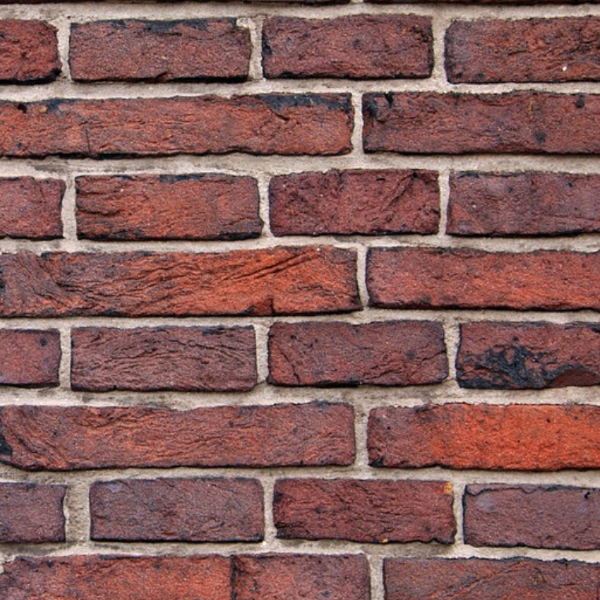
#> input picture DSP/Projekt/2.png, 600 x 600 px, given in place of , which was not available
$ jupyter execute Hough.ipynb
#> lines starting #> are read from the running program, lines starting #| are printed output that depends on the picture; after the words box and inside, x2 and y2 are one past the last pixel; in counts of white or black regions, pixels touching at a corner belong together; pictures that were not available may be replaced by others from this repository, and a replacement may not be noted
[cell 1]
import numpy as np
import matplotlib.pyplot as plt
from PIL import Image
from skimage.transform import hough_line, hough_line_peaks
from skimage.transform import probabilistic_hough_line
from skimage.feature import canny
from skimage.draw import line as draw_line
from skimage import data
import matplotlib.pyplot as plt
from matplotlib import cm

[cell 2]
def intersection_over_union(line_pixels, hough_pixels):
    intersection = np.logical_and(line_pixels, hough_pixels)
    union = np.logical_or(line_pixels, hough_pixels)
    iou = np.sum(intersection) / np.sum(union)
    return iou

### Wyświetla Furiera obrazu ###
def Furia(n):
#> called with n = ''
    obraz = Image.open(n)  # Podaj ścieżkę do swojego obrazu
#> obraz is the input picture: PIL image 600x600 RGBA; mean R, G, B, A 133.5, 93.6, 90.3, 255
    obraz = obraz.convert("L")  # Konwersja obrazu do odcieni szarości
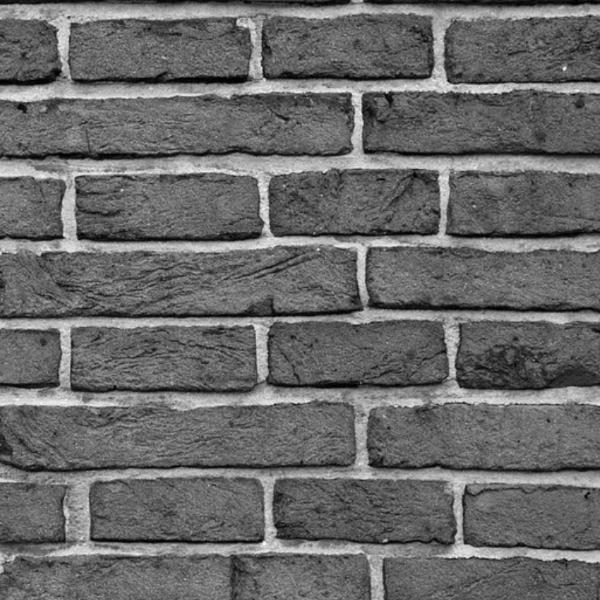
#> obraz: PIL image 600x600 L; min 0, max 249, mean 105.1
    dane_obrazu = np.array(obraz)

    # Wykonanie analizy widmowej Fouriera
    widmo = np.fft.fftshift(np.fft.fft2(dane_obrazu))
    widmo_amp = np.abs(widmo)

    # Wizualizacja wyników
    plt.figure(figsize=(10, 6))
    plt.subplot(1, 2, 1)
    plt.imshow(dane_obrazu, cmap='gray')
    plt.title('Obraz wejściowy')
    plt.axis('off')

    plt.subplot(1, 2, 2)
    plt.imshow(np.log(1 + widmo_amp), cmap='gray')
    plt.title('Widmo Fouriera')
    plt.axis('off')

    # [6 lines of commented-out code are left out]

    plt.tight_layout()
    plt.show()
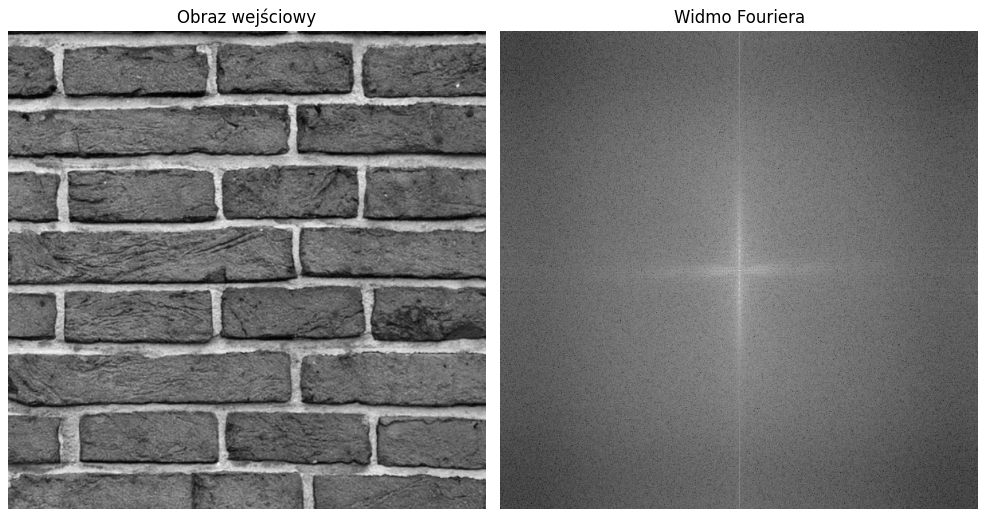
#> figure drawn by matplotlib, 2 panels
    return np.log(1 + widmo_amp)
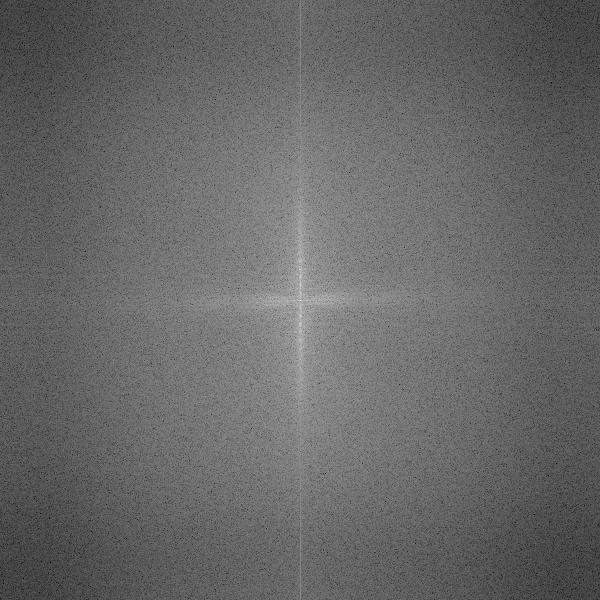
#> returned value: shape (600, 600) float64; min 1.58, max 17.45, mean 8.04; drawn with min black and max white

def linie(n):
    obraz = Image.open(n)  # Podaj ścieżkę do swojego obrazu
    obraz = obraz.convert("L")  # Konwersja obrazu do odcieni szarości
    dane_obrazu = np.array(obraz)

    # Wykonanie analizy widmowej Fouriera
    widmo = np.fft.fftshift(np.fft.fft2(dane_obrazu))
    widmo_amp = np.abs(widmo)

    # Wizualizacja wyników
    plt.figure(figsize=(10, 6))
    plt.subplot(1, 3, 1)
    plt.imshow(dane_obrazu, cmap='gray')
    plt.title('Obraz wejściowy')
    plt.axis('off')

    plt.subplot(1, 3, 2)
    plt.imshow(np.log(1 + widmo_amp), cmap='gray')
    plt.title('Widmo Fouriera')
    plt.axis('off')

    plt.subplot(1, 3, 3)
    plt.hist(widmo_amp_log.flatten(), bins=256, color='gray')
    plt.title('Histogram')
    plt.xlabel('Logarytm amplitudy')
    plt.ylabel('Liczebność')
    plt.grid(True)

    plt.tight_layout()
    plt.show()

def ile_lini(obraz):
    #obraz = Image.open(n)

    #obraz = obraz.convert("L")
    dane_obrazu = obraz


    accumulator, angles, distances = hough_line(dane_obrazu)
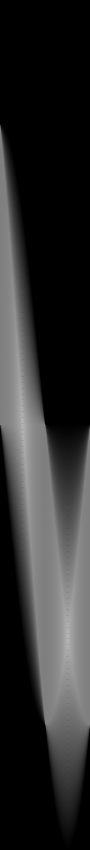
#> accumulator: shape (1699, 180) uint64 (shown at 1/2 size); min 0, max 1199, mean 211.9; drawn with min black and max white
#> angles = 180 values from -1.57 to 1.55; distances = 1699 values from -849 to 849
    peaks = hough_line_peaks(accumulator, angles, distances)
    x0, y0, x1, y1 = 50, 100, 200, 150
    line_pixels = np.zeros_like(dane_obrazu, dtype=bool)
    line_pixels[y0:y1, x0:x1] = True
    iou_scores = []
    selected_lines = []
    cons=0
    for _, angle, dist in zip(*peaks):
        y_hough = (dist - np.arange(dane_obrazu.shape[1]) * np.cos(angle)) / np.sin(angle)
        x_hough = np.arange(dane_obrazu.shape[1])
        hough_pixels = np.zeros_like(dane_obrazu, dtype=bool)
        y_hough = np.round(y_hough).astype(int)
        valid_indices = np.where((y_hough >= 0) & (y_hough < dane_obrazu.shape[0]))
        y_hough = y_hough[valid_indices]
        x_hough = x_hough[valid_indices]
        hough_pixels[y_hough, x_hough] = True

        iou = intersection_over_union(line_pixels, hough_pixels)
        iou_scores.append(iou)

        if iou >= 0.007:  # Dostosuj wartość progową dla współczynnika zgodności
            selected_lines.append((angle, dist))
            cons=cons+1
#> this loop made 60 passes
#> (angle, dist, iou, cons) on passes 25, 33: (1.27, 184, 0.00734, 1), (1.33, 152, 0.0189, 2)
#> (angle, dist, iou) on passes 1 to 6: (0.785, 424, 0), (-0.785, 1, 0.00621), (1.01, 321, 0), (0.559, 321, 0), (-0.559, 184, 0), (-1.01, -175, 0)
#> pass 1, in intersection_over_union, `union = np.logical_or(line_pixels, hough_pixels)`:
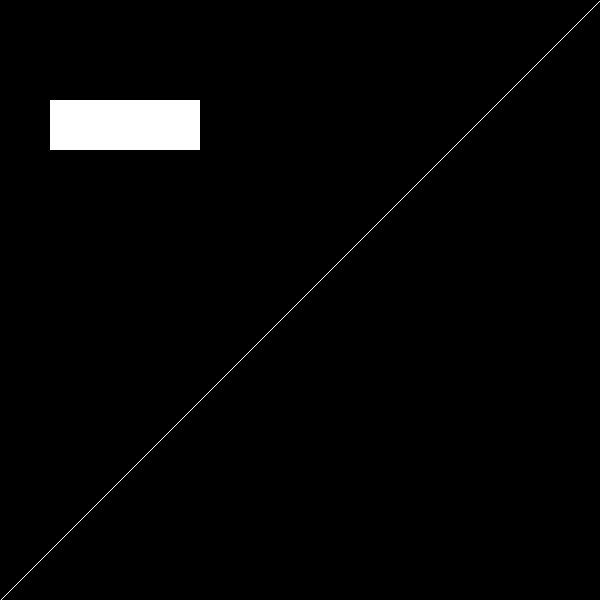
#> union: shape (600, 600) bool; 2.2% white; 2 white regions, box (x1, y1, x2, y2) and area: (50, 100, 200, 150) 7500, (1, 1, 600, 600) 599
#> pass 2, in intersection_over_union (call 2), `union = np.logical_or(line_pixels, hough_pixels)`:
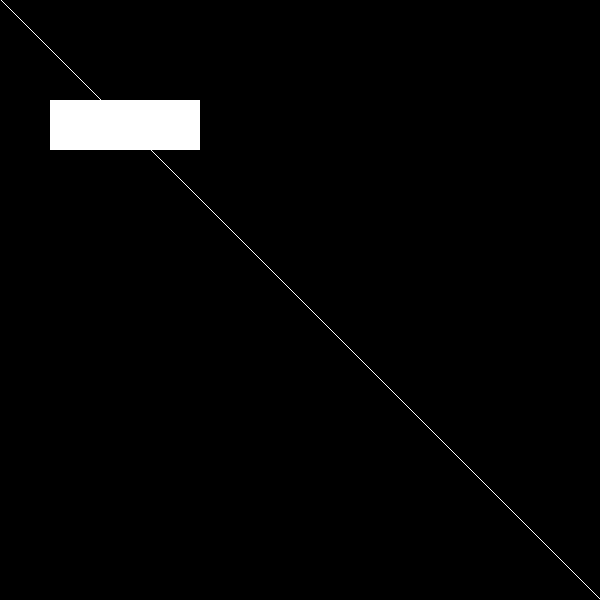
#> union: shape (600, 600) bool; 2.2% white; 1 white region, box (x1, y1, x2, y2) and area: (1, 0, 600, 599) 8049
#> after the loop:
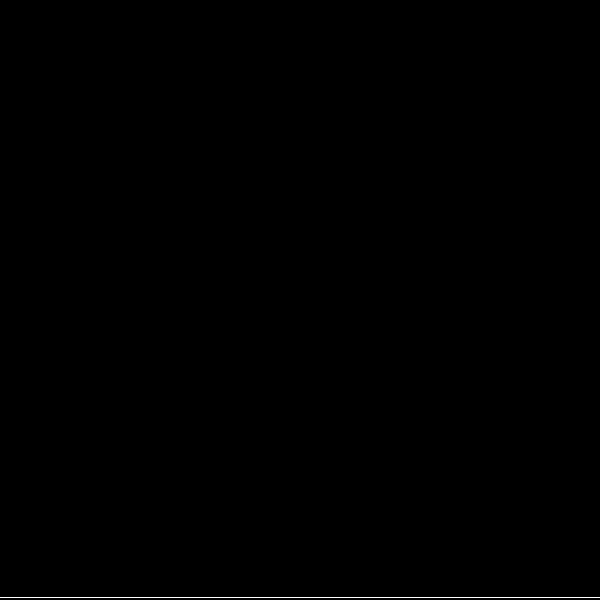
#> hough_pixels: shape (600, 600) bool; 0.17% white in thin lines or dots, all inside (x1, y1, x2, y2) = (0, 597, 600, 598)
#> after the loop:
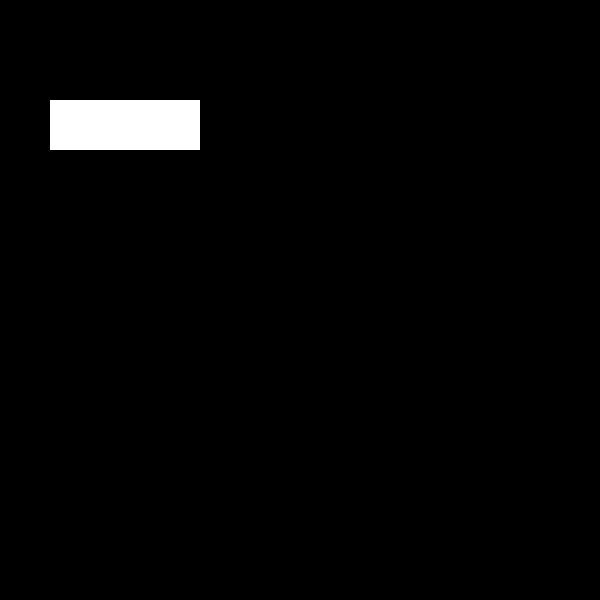
#> line_pixels: shape (600, 600) bool; 2.1% white; 1 white region, box (x1, y1, x2, y2) and area: (50, 100, 200, 150) 7500
#> after the loop, cons = 2; iou_scores = 60 values, max 0.0189 at index 32, min 0 at index 0, mean 0.000762; selected_lines = [(1.27, 184), (1.33, 152)]

    # Wyświetlenie najbardziej znaczących linii
    for angle, dist in selected_lines:
        y_hough = (dist - np.arange(dane_obrazu.shape[1]) * np.cos(angle)) / np.sin(angle)
        x_hough = np.arange(dane_obrazu.shape[1])
        y_hough = np.round(y_hough).astype(int)
        valid_indices = np.where((y_hough >= 0) & (y_hough < dane_obrazu.shape[0]))
        y_hough = y_hough[valid_indices]
        x_hough = x_hough[valid_indices]
#> this loop made 2 passes
        # [6 lines of commented-out code are left out]
    return cons

[cell 3]
def main():
    print("Program do analizy obrazu")
    print("Podaj ścieżkę do pliku obrazu (np. fields.jpg):")
    sciezka_do_obrazu = input()
    try:
        furr = Furia(sciezka_do_obrazu)
        liczba_linii = ile_lini(furr)
#> liczba_linii = 2

        if liczba_linii > 2:
            print("Działalność ludzka jest całkiem prawdopodobna.")
        else:
            print("Działalność ludzka jest wątpliwa.")

        print(f"Liczba wykrytych linii: {liczba_linii}")
#| Liczba wykrytych linii: 2
    except Exception as e:
        print(f"Wystąpił błąd: {e}")


if __name__ == "__main__":
    main()

[cell 4]
def load_and_process_image(file_path):
    img = Image.open(file_path)  # Wczytaj obraz
    img = img.convert("L")  # Konwersja obrazu na odcienie szarości
    img = np.array(img)  # Konwersja na tablicę numpy
    return img

def funfun(dane_obrazu):
    image = dane_obrazu
    edges = canny(image, 2, 1, 25)
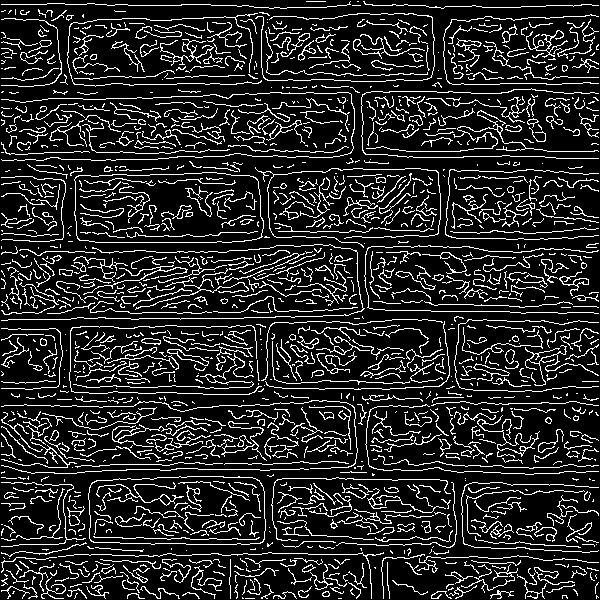
#> edges: shape (600, 600) bool; 15.2% white in thin lines or dots
    lines = probabilistic_hough_line(edges, threshold=10, line_length=5, line_gap=3)
#> lines = 4596 items

    fig, axes = plt.subplots(1, 3, figsize=(15, 5), sharex=True, sharey=True)
    ax = axes.ravel()

    ax[0].imshow(image, cmap=cm.gray)
    ax[0].set_title('Input image')

    ax[1].imshow(edges, cmap=cm.gray)
    ax[1].set_title('Canny edges')

    ax[2].imshow(edges * 0)
    for line in lines:
        p0, p1 = line
        ax[2].plot((p0[0], p1[0]), (p0[1], p1[1]))
#> this loop made 4596 passes
#> (p0, p1) on passes 1 to 3: ((252, 45), (248, 28)), ((170, 460), (165, 459)), ((308, 245), (316, 244))
    ax[2].set_xlim((0, image.shape[1]))
    ax[2].set_ylim((image.shape[0], 0))
    ax[2].set_title('Probabilistic Hough')

    for a in ax:
        a.set_axis_off()

    plt.tight_layout()
    plt.show()
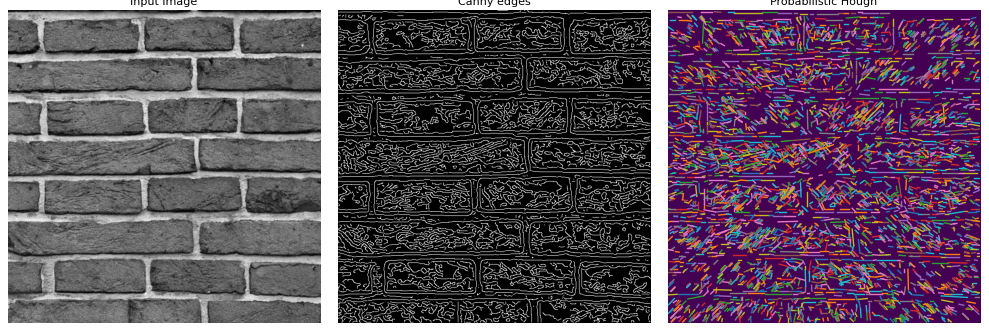
#> figure drawn by matplotlib, 3 panels

def main():
    print("Program do analizy obrazu")
    print("Podaj ścieżkę do pliku obrazu (np. fields.jpg):")
    sciezka_do_obrazu = input()
    try:
        image = load_and_process_image(sciezka_do_obrazu)  # Wczytaj i przetwórz obraz
        funfun(image)
    except Exception as e:
        print(f"Wystąpił błąd: {e}")

if __name__ == "__main__":
    main()

$ run again, on DSP/Projekt/3.png
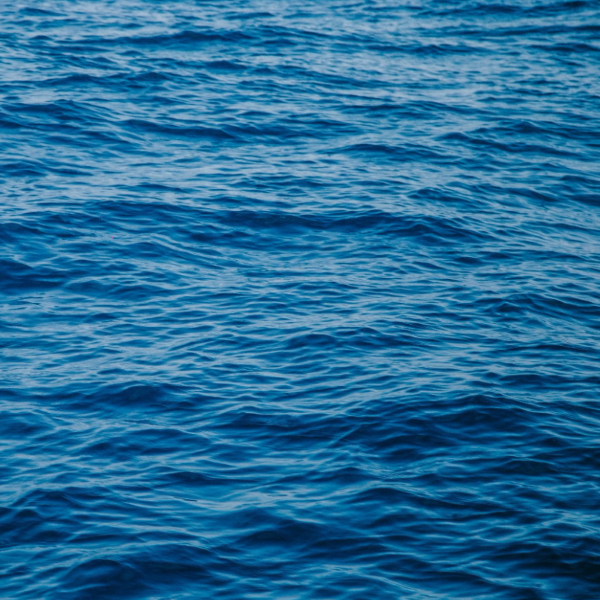
#> input picture DSP/Projekt/3.png, 600 x 600 px, given in place of , which was not available
#> in Furia, obraz is the input picture: PIL image 600x600 RGBA; mean R, G, B, A 36.7, 108.3, 151.8, 255
#> obraz: PIL image 600x600 L
#> angles = 180 values from -1.57 to 1.55; distances = 1699 values from -849 to 849
#> the loop in ile_lini, `for _, angle, dist in zip(*peaks):` made 60 passes
#> (angle, dist, iou, cons) on passes 25, 33: (1.27, 184, 0.00734, 1), (1.33, 152, 0.0189, 2)
#> after the loop in ile_lini, `for _, angle, dist in zip(*peaks):`: cons = 2; iou_scores = 60 values, max 0.0189 at index 32, min 0 at index 0, mean 0.000762; selected_lines = [(1.27, 184), (1.33, 152)]
#> the loop in ile_lini, `for angle, dist in selected_lines:` made 2 passes
#> liczba_linii = 2
#| Liczba wykrytych linii: 2
#> in funfun, `edges = canny(image, 2, 1, 25)`:
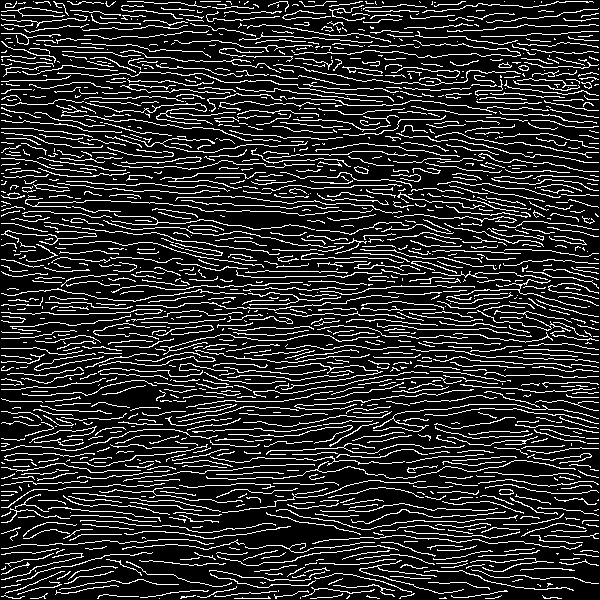
#> edges: shape (600, 600) bool; 16.9% white in thin lines or dots
#> lines = 4952 items
#> the loop in funfun, `for line in lines:` made 4952 passes
#> (p0, p1) on passes 1 to 3: ((584, 61), (589, 57)), ((174, 463), (198, 461)), ((217, 255), (175, 246))
#> in funfun, `plt.show()`:
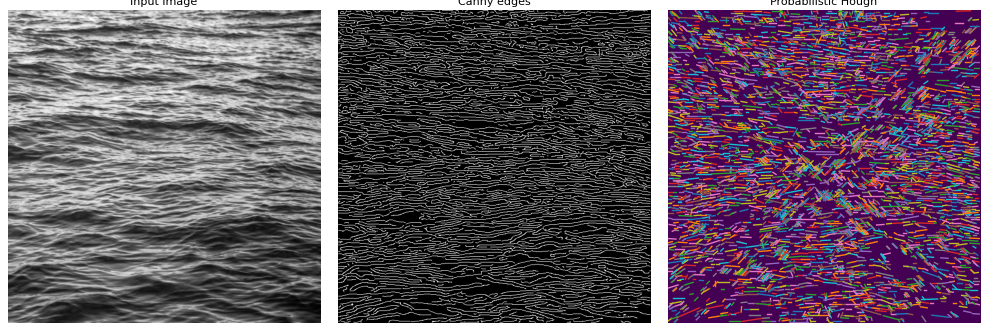
#> figure drawn by matplotlib, 3 panels

$ run again, on DSP/Projekt/4.png
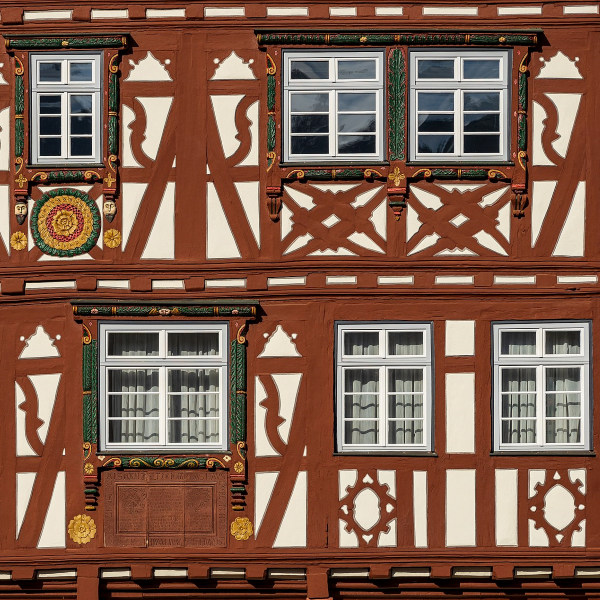
#> input picture DSP/Projekt/4.png, 600 x 600 px, given in place of , which was not available
#> in Furia, obraz is the input picture: PIL image 600x600 RGBA; mean R, G, B, A 129.9, 95.8, 79.2, 255
#> obraz: PIL image 600x600 L
#> angles = 180 values from -1.57 to 1.55; distances = 1699 values from -849 to 849
#> the loop in ile_lini, `for _, angle, dist in zip(*peaks):` made 60 passes
#> (angle, dist, iou, cons) on passes 25, 33: (1.27, 184, 0.00734, 1), (1.33, 152, 0.0189, 2)
#> after the loop in ile_lini, `for _, angle, dist in zip(*peaks):`: cons = 2; iou_scores = 60 values, max 0.0189 at index 32, min 0 at index 0, mean 0.000762; selected_lines = [(1.27, 184), (1.33, 152)]
#> the loop in ile_lini, `for angle, dist in selected_lines:` made 2 passes
#> liczba_linii = 2
#| Liczba wykrytych linii: 2
#> edges: shape (600, 600) bool; 11.3% white in thin lines or dots
#> lines = 2344 items
#> the loop in funfun, `for line in lines:` made 2344 passes
#> (p0, p1) on passes 1 to 3: ((307, 592), (113, 592)), ((96, 33), (127, 33)), ((206, 562), (244, 562))
#> in funfun, `plt.show()`:
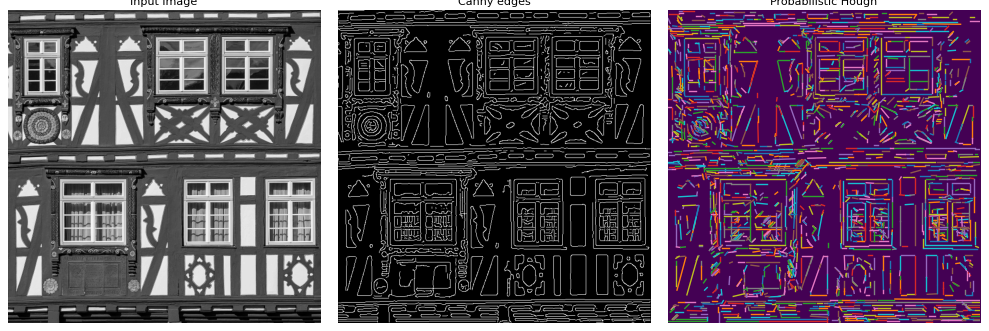
#> figure drawn by matplotlib, 3 panels
